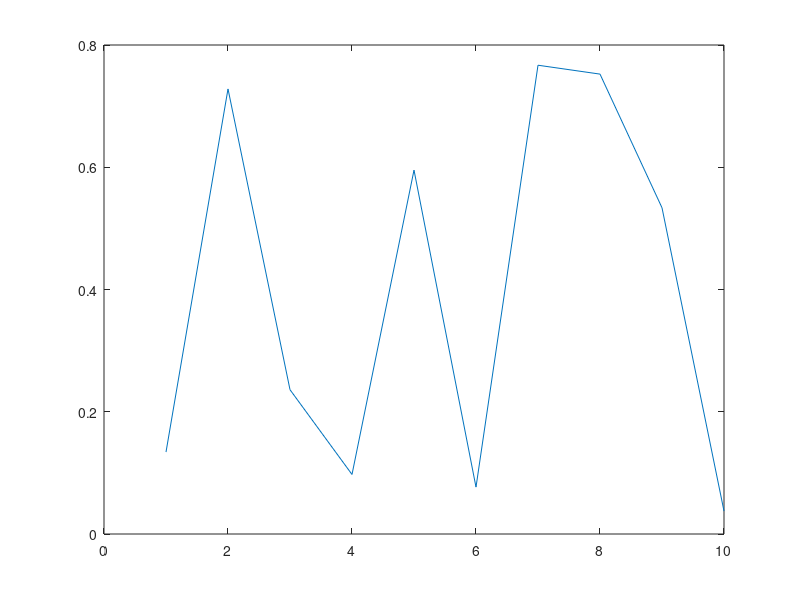

This figure's MATLAB source:
%% Main program
% This piece of program contains the main program
X = rand(10,1);

%% Sub part
% This is the sub part of the program for displaying contetns
plot(X);
